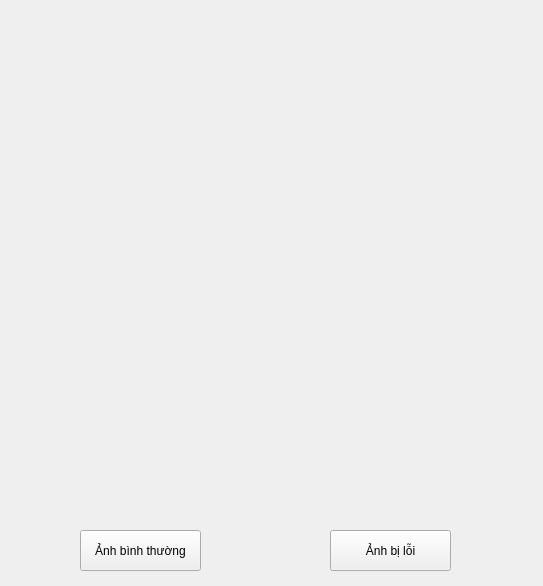
<?xml version="1.0" encoding="UTF-8"?>
<ui version="4.0">
 <class>Form</class>
 <widget class="QWidget" name="Form">
  <property name="geometry">
   <rect>
    <x>0</x>
    <y>0</y>
    <width>543</width>
    <height>586</height>
   </rect>
  </property>
  <property name="windowTitle">
   <string>Xác nhận ảnh chụp</string>
  </property>
  <widget class="QLabel" name="label">
   <property name="geometry">
    <rect>
     <x>10</x>
     <y>10</y>
     <width>521</width>
     <height>491</height>
    </rect>
   </property>
   <property name="text">
    <string/>
   </property>
  </widget>
  <widget class="QPushButton" name="pushButton">
   <property name="geometry">
    <rect>
     <x>80</x>
     <y>530</y>
     <width>121</width>
     <height>41</height>
    </rect>
   </property>
   <property name="text">
    <string>Ảnh bình thường</string>
   </property>
  </widget>
  <widget class="QPushButton" name="pushButton_2">
   <property name="geometry">
    <rect>
     <x>330</x>
     <y>530</y>
     <width>121</width>
     <height>41</height>
    </rect>
   </property>
   <property name="text">
    <string>Ảnh bị lỗi</string>
   </property>
  </widget>
 </widget>
 <resources/>
 <connections/>
</ui>
